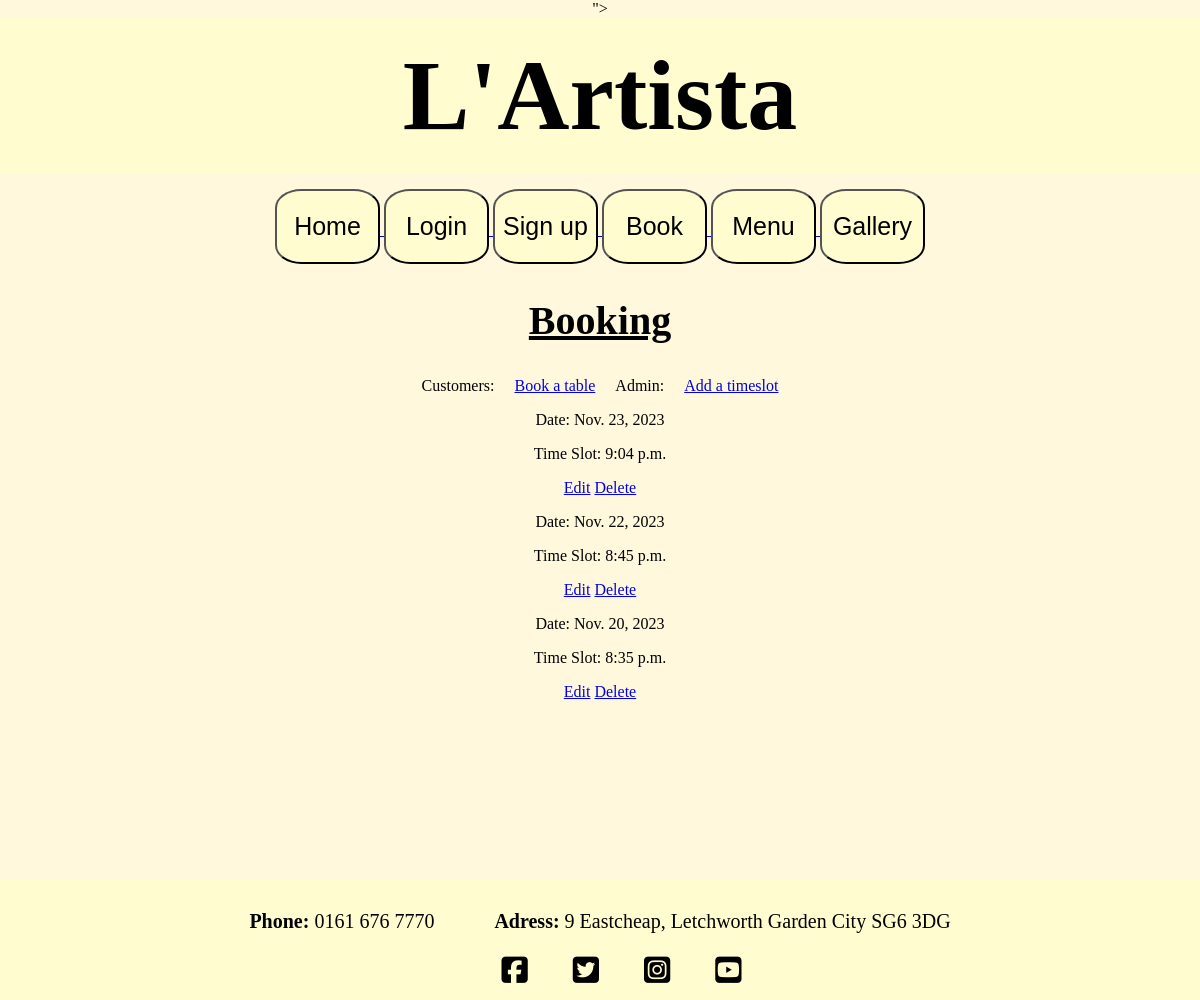
Page /booking/ (signed in) on the earlier database version.
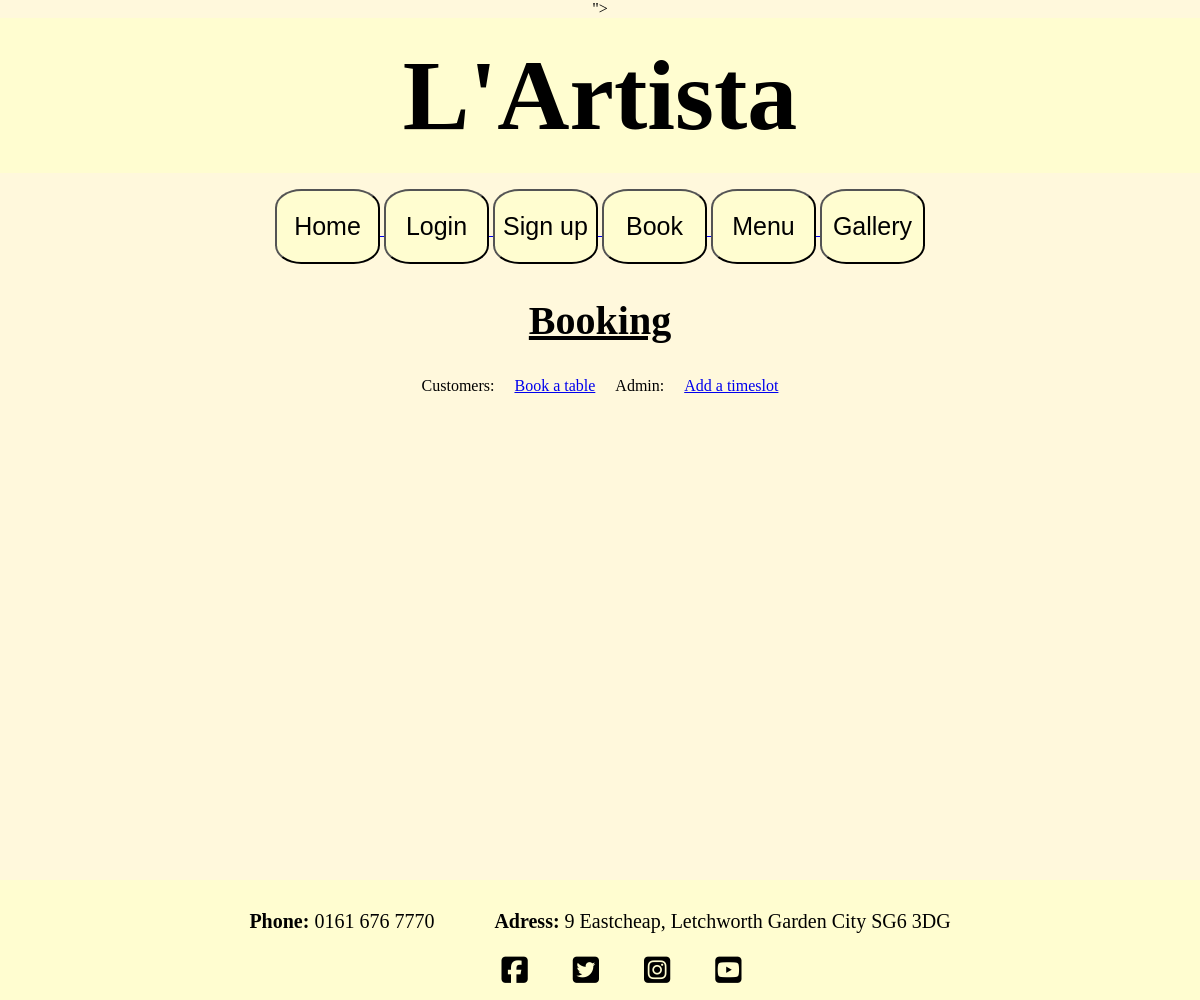
Same page on the later database version.
### booking/models.py (models this page shows, shortened)
class Booking(models.Model):
    user = models.ForeignKey(settings.AUTH_USER_MODEL, on_delete=models.CASCADE)
    timeslot = models.OneToOneField(TimeSlot, on_delete=models.CASCADE)

class TimeSlot(models.Model):
    time = models.TimeField()
    date = models.ForeignKey(BookingDate, related_name='time_slots', on_delete=models.CASCADE, null=True, blank=True)

class BookingDate(models.Model):
    date = models.DateField(unique=True)

### booking/views.py (the view)
# urls.py: path('', views.view_all, name='booking_page'),
@login_required
def view_all(request):
    user_bookings = Booking.objects.filter(user=request.user)
    return  render(request, 'booking/view_all.html', {'bookings': user_bookings})

### booking/templates/booking/view_all.html (shortened to what this page needs)
{% extends 'base.html' %}
{% block content %}
<h2>Booking</h2>
<div class="column">
    <section>Customers:</section>
    <a href="{% url 'create_booking' %}">Book a table</a>
    <section>Admin:</section>
    <a href="{% url 'add_timeslot' %}">Add a timeslot</a>
</div>
{% for booking in bookings %}
<div>
        <p>Date: {{ booking.timeslot.date.date }}</p>
        <p>Time Slot: {{ booking.timeslot.time }}</p>
        <a href="{% url 'edit_booking' booking.id %}">Edit</a>
        <a href="{% url 'delete_booking' booking.id %}"
        onclick="return confirm('Are you sure you wish to cancel your booking')">Delete</a>
</div>
{% endfor %}
{% endblock %}

### todo/templates/base.html (shortened to what this page needs)
{% load static %}
<!DOCTYPE html>
<html lang="en">
<head>
    <link rel="stylesheet" href="{% static 'css/style.css' %}">
    <link rel="stylesheet" href="<link href="https://cdn.jsdelivr.net/npm/bootstrap@5.3.2/dist/css/bootstrap.min.css"
     rel="stylesheet">">
</head>
<body>
    <header>
        <h1>L'Artista</h1>
    </header>
    <section class="btns">
        <p class="nav-bar">
            <a href="{% url 'home' %}">
                <button class="home-btn">Home</button>
            </a>
            <a href="{% url 'login' %}">
                <button class="login-btn">Login</button>
            </a>
            <a href="{% url 'signup' %}">
                <button class="sign-up-btn">Sign up</button>
            </a>
            <a href="{% url 'booking_page' %}">
                <button class="booking-btn">Book</button>
            </a>
            <a href="http://www.lartistaletchworth.com/menu/images/menu_Letchworth2022.pdf" target="_blank">
                <button class="menu-btn">Menu</button>
            </a>
            <a href="{% url 'gallery' %}">
                <button class="gallery-btn">Gallery</button>
            </a>
    </section>
    <main>
        {% block content %}
        {% endblock %}
    </main>
</body>
<footer>
    <footer id="contact-us">
            <p><b>Phone:</b> 0161 676 7770 &#160;&#160;&#160;&#160;&#160;&#160;&#160;&#160;&#160;&#160;
                <b>Adress:</b> 9 Eastcheap, Letchworth Garden City SG6 3DG</p>
        <ul class="social-networks">
            <li>
                <a href="http://facebook.com" target="_blank" rel="noopener"
                    aria-label="Visit our Facebook page (opens in new tab)"><i
                        class="fa-brands fa-square-facebook"></i></a>
            </li>
            <li>
                <a href="http://twitter.com" target="_blank" rel="noopener"
                    aria-label="Visit our Twitter page (opens in new tab)"><i
                        class="fa-brands fa-square-twitter"></i></a>
            </li>
            <li>
                <a href="http://instagram.com" target="_blank" rel="noopener"
                     aria-label="Visit our Instagram page (opens in new tab)"><i
                        class="fa-brands fa-square-instagram"></i></a>
            </li>
            <li>
                <a href="http://youtube.com" target="_blank" rel="noopener"
                    aria-label="Visit our youtube page (opens in new tab)"><i
                        class="fa-brands fa-square-youtube"></i></a>
            </li>
        </ul>
    </footer>
</footer>
</html>

### todo/static/css/style.css (style rules this page uses)
body { background-color: cornsilk; min-height: 100vh; margin: 0; padding: 0; text-align: center; margin-bottom: 100px; padding-bottom: 100px; }
header { background-color: #FFFDD0; color: black; padding: 20px 0; text-align: center; font-size: 50px; }
h1 { margin: 0; }
h2 { font-size: 40px; text-decoration: underline; }
.nav-bar { text-align: center; }
.menu-btn { border-radius: 25%; height: 75px; width: 105px; background-color: #FFFDD0; font-size: 25px; font-weight: 100; color: black; }
.sign-up-btn { border-radius: 25%; height: 75px; width: 105px; background-color: #FFFDD0; font-size: 25px; font-weight: 100; color: black; }
.login-btn { border-radius: 25%; height: 75px; width: 105px; background-color: #FFFDD0; font-size: 25px; font-weight: 100; color: black; }
.home-btn { border-radius: 25%; height: 75px; width: 105px; background-color: #FFFDD0; font-size: 25px; font-weight: 100; color: black; }
.booking-btn { border-radius: 25%; height: 75px; width: 105px; background-color: #FFFDD0; font-size: 25px; font-weight: 100; color: black; }
.gallery-btn { border-radius: 25%; height: 75px; width: 105px; background-color: #FFFDD0; font-size: 25px; font-weight: 100; color: black; }
footer { color: black; padding: 10px 0; position: fixed; bottom: 0; width: 100%; background-color: #FFFDD0; text-align: center; height: 100px; }
#contact-us { font-size: 20px; }
.social-networks { text-align: center; vertical-align: top; display: flex; justify-content: center; gap: 45px; }
.social-networks > li { display: inline; }
.social-networks i { font-size: 30px; margin: 1%; padding: 5%; color: black; }
.column { display: flex; flex-direction: row; gap: 20px; justify-content: center; }

Differences in the rows shown:
removed Booking: timeslot "Nov. 23, 2023", timeslot.time "9:04 p.m."
removed Booking: timeslot "Nov. 22, 2023", timeslot.time "8:45 p.m."
removed Booking: timeslot "Nov. 20, 2023", timeslot.time "8:35 p.m."
